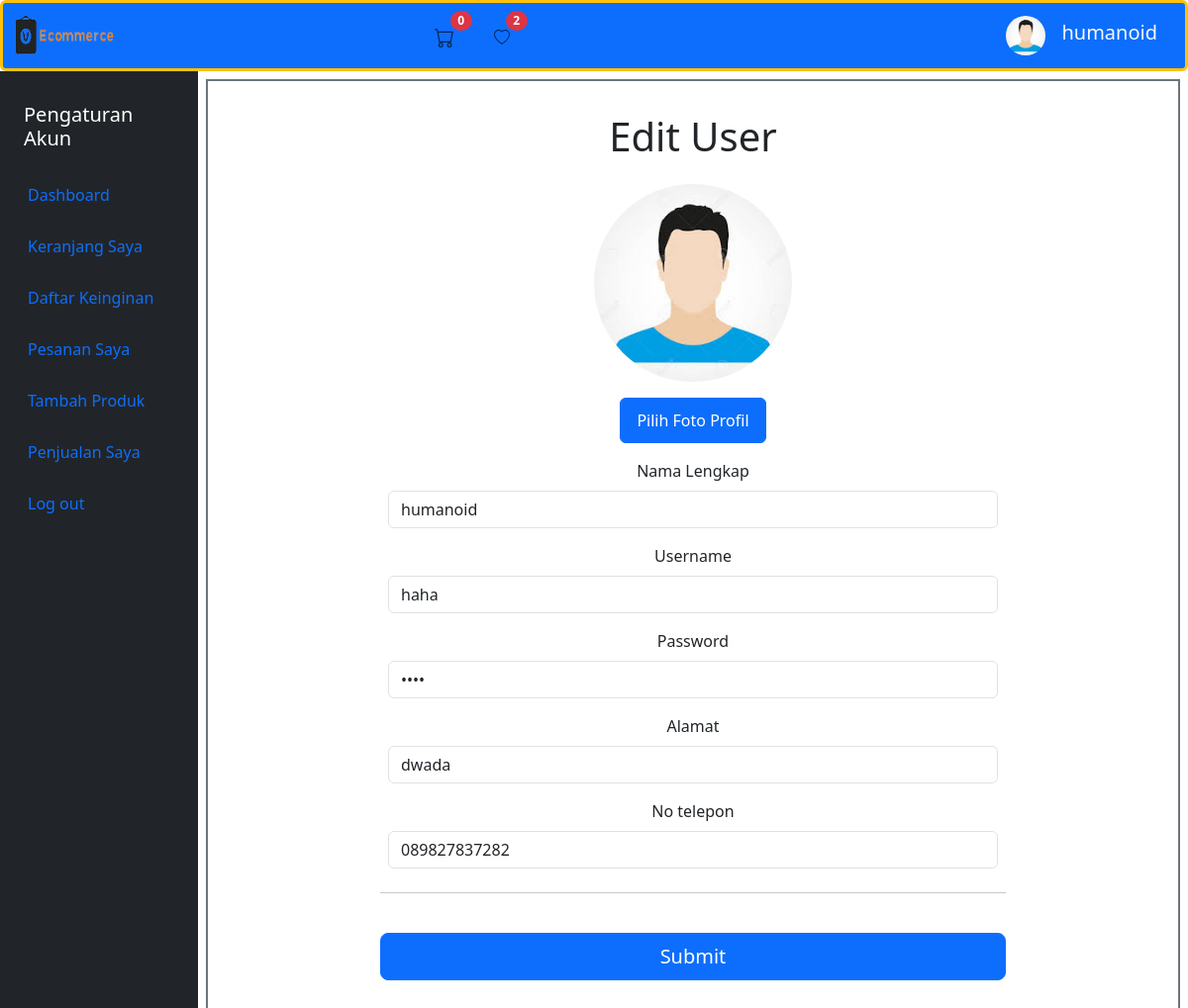
/E-commerce/website/pengaturanakun.php (signed in), run on the app's committed database.
### tables this page shows
CREATE TABLE `tbl_user` (
  `id` int(10) NOT NULL,
  `nama` varchar(100) NOT NULL,
  `username` varchar(100) NOT NULL,
  `password` varchar(255) NOT NULL,
  `alamat` text NOT NULL,
  `no_telepon` varchar(20) NOT NULL,
  `foto_profil` text NOT NULL,
  `duit` decimal(10,2) NOT NULL
);

### E-commerce/website/pengaturanakun.php (the view, shortened to what this page needs)
<?php
    include '../koneksi.php';
    $user_id = $_SESSION['user_id'];
    $query = "SELECT * FROM tbl_user WHERE id = $user_id";
    $result = mysqli_query($conn, $query);
    if ($result && mysqli_num_rows($result) > 0) {
?>
<!DOCTYPE html>
<html lang="en">
<head>
    <link href="https://cdn.jsdelivr.net/npm/bootstrap@5.3.3/dist/css/bootstrap.min.css" rel="stylesheet">
</head>
<body>
<header>
    <?php include 'header/navbar.php'; ?>
</header>
<div class="container-fluid">
    <div class="row flex-nowrap">
        <div class="col-auto col-md-3 col-xl-2 px-sm-2 px-0 bg-dark pt-4">
            <div class="d-flex flex-column align-items-center align-items-sm-start px-3 pt-2 text-white min-vh-100">
                <h1 class="d-flex align-items-center pb-3 mb-md-0 me-md-auto text-white text-decoration-none">
                    <span class="fs-5 d-none d-sm-inline">Pengaturan Akun</span>
                </h1>
                <ul class="nav nav-pills flex-column mb-sm-auto mb-0 align-items-center align-items-sm-start" id="menu">
                    <li class="nav-item">
                        <a href="dashboard.php" class="nav-link align-middle px-0">
                            <i class="fs-4 bi-house"></i> <span class="ms-1 d-none d-sm-inline">Dashboard</span>
                        </a>
                    </li>
                    <li>
                        <a href="cart12.php" class="nav-link px-0 align-middle">
                            <i class="fs-4 bi-table"></i> <span class="ms-1 d-none d-sm-inline">Keranjang Saya</span></a>
                    </li>
                    <li>
                        <a href="daftarkeinginan.php" class="nav-link px-0 align-middle">
                            <i class="fs-4 bi-table"></i> <span class="ms-1 d-none d-sm-inline">Daftar Keinginan</span></a>
                    </li>
                    <li>
                        <a href="pesanansaya.php" class="nav-link px-0 align-middle">
                            <i class="fs-4 bi-table"></i> <span class="ms-1 d-none d-sm-inline">Pesanan Saya</span></a>
                    </li>
                    <li>
                        <a href="tambahproduk.php" class="nav-link px-0 align-middle">
                            <i class="fs-4 bi-table"></i> <span class="ms-1 d-none d-sm-inline">Tambah Produk</span></a>
                    </li>
                    <li>
                        <a href="jual.php" class="nav-link px-0 align-middle">
                            <i class="fs-4 bi-table"></i> <span class="ms-1 d-none d-sm-inline">Penjualan Saya</span></a>
                    </li>
                    <li>
                        <a href="login/loggout.php" class="nav-link px-0 align-middle">
                            <i class="fs-4 bi-table"></i> <span class="ms-1 d-none d-sm-inline">Log out</span></a>
                    </li>
                </ul>
            </div>
        </div>
        <span class="border border-2 border-secondary col py-3 mx-2 mt-2 mb-2 p-2">
            <div class="col py-3 mx-auto p-2 text-center">
                <form action="<?php echo htmlspecialchars($_SERVER["PHP_SELF"]); ?>" method="post" enctype="multipart/form-data">
                    <h1>Edit User</h1>
                    <div class="col-md-7 col-lg-8 mx-auto p-2 pt-2">
                        <div class="row g-3 pt-2">
                            <div class="col-12">
                                <img id="selectedAvatar" src="fotosampul/<?php echo($row['foto_profil']); ?>"
                                class="rounded-circle" style="width: 200px; height: 200px; object-fit: cover;" alt="Foto Profil"/>
                            </div>
                            <div class="col-12">
                                <div data-mdb-ripple-init class="btn btn-primary btn-rounded">
                                    <label class="form-label text-white m-1" for="fotoprofil">Pilih Foto Profil</label>
                                </div>
                            </div>
                            <div class="col-12">
                                <label for="namalengkap" class="form-label">Nama Lengkap</label>
                                <input type="text" class="form-control" id="namalengkap" name="namalengkap" placeholder="Nama Lengkap" value="<?php echo htmlspecialchars($nama_pengguna); ?>" required>
                            </div>
                            <div class="col-12">
                                <label for="username" class="form-label">Username</label>
                                <input type="text" class="form-control" id="username" name="username" placeholder="Username" value="<?php echo htmlspecialchars($row['username']); ?>" required>
                            </div>
                            <div class="col-12">
                                <label for="password" class="form-label">Password</label>
                                <input type="password" class="form-control" id="password" name="password" placeholder="Password" value="<?php echo htmlspecialchars($row['password']); ?>" required>
                            </div>
                            <div class="col-12">
                                <label for="alamat" class="form-label">Alamat</label>
                                <input type="text" class="form-control" id="alamat" name="alamat" placeholder="Alamat Rumah" value="<?php echo htmlspecialchars($row['alamat']); ?>" required>
                            </div>
                            <div class="col-12">
                                <label for="notelepon" class="form-label">No telepon</label>
                                <input type="text" class="form-control" id="notelepon" name="notelepon" placeholder="No Telepon" value="<?php echo htmlspecialchars($row['no_telepon']); ?>">
                            </div>
                            <hr class="my-4">
                            <button class="w-100 btn btn-primary btn-lg" type="submit">Submit</button>
                        </div>
                    </div>
                </form>
            </div>
        </span>
    </div>
</div>
</body>
</html>
<?php
    } else {
        echo "Pengguna tidak ditemukan.";
    }
?>

### E-commerce/website/header/navbar.php (shortened to what this page needs)
<?php
include __DIR__ . '/../../koneksi.php';
$user_id = $_SESSION['user_id'];
$query = "SELECT * FROM tbl_user WHERE id = $user_id";
$result = mysqli_query($conn, $query);
if ($result && mysqli_num_rows($result) > 0) {
  $row = mysqli_fetch_assoc($result);
  $nama_pengguna = $row['nama'];
  $user_id = $_SESSION['user_id'];
  $cart_total = 0;
  $query_wishlist = "SELECT * FROM tbl_wishlist WHERE user_id = ?";
  $stmt = $conn->prepare($query_wishlist);
  $stmt->bind_param("i", $user_id);
  $stmt->execute();
  $result_wishlist = $stmt->get_result();
  $jumlah_wishlist = $result_wishlist->num_rows;
?>
  <nav class="navbar sticky-top navbar-expand-lg navbar-light bg-primary border border-3 rounded  border-warning">
    <div class="container-fluid bg-primary">
      <img class="navbar-brand" src="fotologo/e-commerce.png" width="100px" height="50px">
      <ul class="navbar-nav col-lg-6 justify-content-lg-center">
        <li class="nav-item position-relative">
          <a class="nav-link" aria-current="page" href="cart12.php">
            <span class="badge rounded-pill badge-notification bg-danger position-absolute" style="top: -5px; right: -10px;"><?php echo $cart_total; ?></span>
          </a>
        </li>
        <li class="nav-item ps-4 position-relative">
          <a class="nav-link" aria-current="page" href="daftarkeinginan.php">
            <span class="badge rounded-pill badge-notification bg-danger position-absolute" style="top: -5px; right: -10px;"><?php echo $jumlah_wishlist; ?></span>
          </a>
        </li>
      </ul>
      <a class="navbar-brand">
        <div class="btn-group d-lg-flex col-lg-3 justify-content-lg-end">
          <a class="bg-transparent rounded-pill d-grid gap-2 d-md-flex justify-content-md-end text-decoration-none" href="#" role="button" id="dropdownMenuLink" data-bs-toggle="dropdown" aria-expanded="false">
            <img src="http://localhost/E-commerce/E-commerce/website/fotosampul/<?php echo $row['foto_profil']; ?>" alt="Logo" style="width: 40px;" class="rounded-pill  me-md-2">
            <h1 class="navbar-brand text-light mb-0">
              <?php echo $nama_pengguna; ?>
            </h1>
          </a>
        </div>
      </a>
    </div>
  </nav>
<?php
} else {
  echo "Pengguna tidak ditemukan.";
}
?>

### data on the page
tbl_user: foto_profil (placeholder picture), nama "humanoid", namalengkap "humanoid", username "haha", alamat "dwada", notelepon "089827837282"

### other printed values
$cart_total "0"
$jumlah_wishlist "2"
